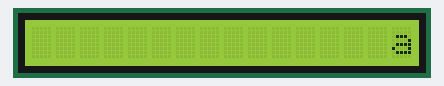
Simulated run of this sketch. Board: Arduino Uno, built with avr-gcc and run on an emulated ATmega328P. Parts: 16×1 character LCD.

Above: at 0.24 s.
At 1.24 s:
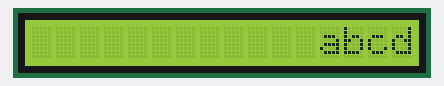
At 2.24 s:
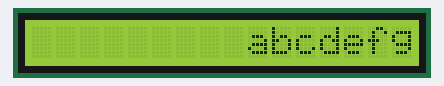
At 4.58 s:
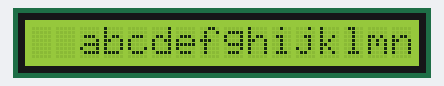
At 6.58 s:
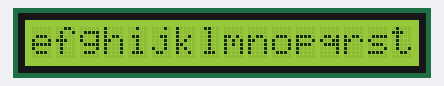
At 8.8 s:
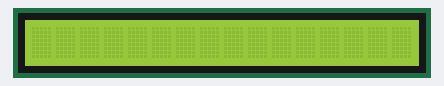

The sketch:

lcd.ino
```cpp
#include <LiquidCrystal_I2C.h> https://bitbucket.org/fmalpartida/new-liquidcrystal/downloads/

LiquidCrystal_I2C lcd(0x3f, 2, 1, 0, 4, 5, 6, 7, 3, POSITIVE);


void setup() {
  Serial.begin(9600);
  lcd.begin(16, 1);
  lcd.home();
  lcd.clear();
  lcd.noBlink();
  lcd.noCursor();
  lcd.display();

  lcd.setCursor(16,1); //have to do this before autoscroll
  lcd.autoscroll();
}

void loop() {
  static int l = 0;
  char c = (char)('a'+l++);
  lcd.print(c);
  delay(333);
  if (l == 26) {
    l = 0;
    lcd.clear();
    lcd.setCursor(16,1);
    delay(666);
  }
}
```

Measured:
- by itself, everything shown: repeats every 9.4 s, in 27 steps
- what the display in image 5 shows lasts 0.6 s, from 8.8 s to 9.4 s
